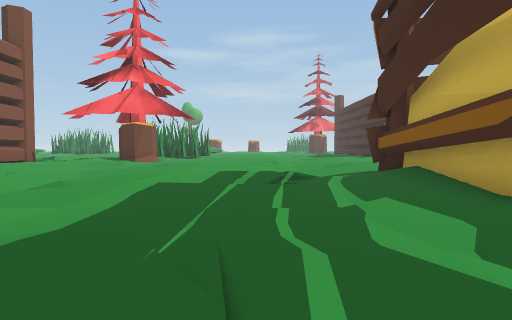
View 1 (above)

24 first-person views from a walk through a scene from a Unity 3-D project. The camera is 0.64 m above the floor, tilts 2° down and sees 75° across. The floor is counted in squares, 1 m on a side. Each view is taken from the middle of a square. On the plan, view 1 faces up. The plan holds only what a view shows up to about 10 squares ahead; the rest is blank. The place goes on beyond the plan. Some surface patterns are stand-ins.

View 2
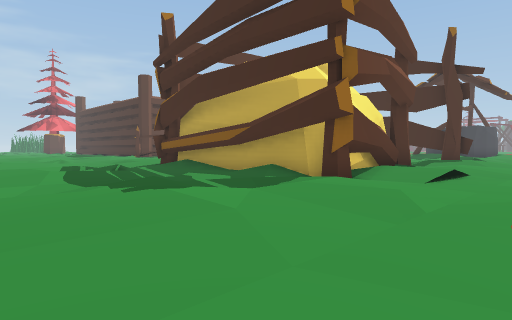

View 3
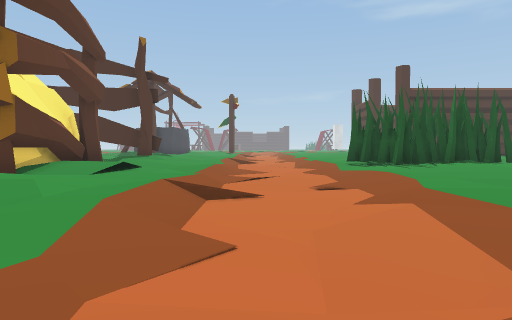

View 4
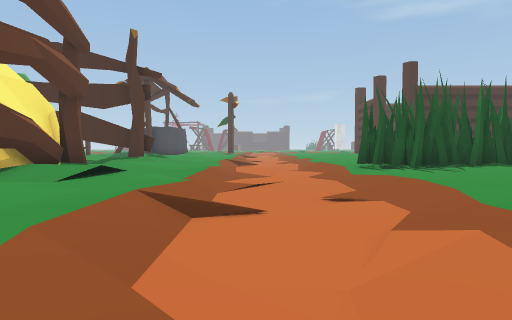

View 5
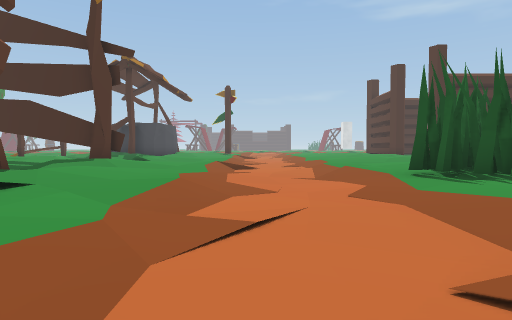

View 6
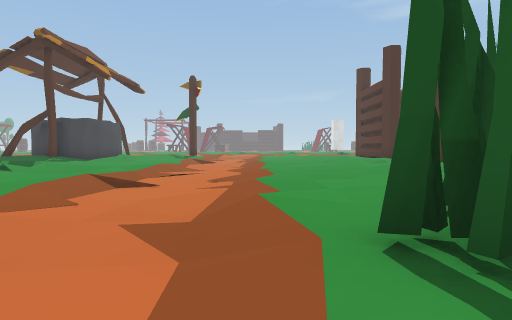

View 7
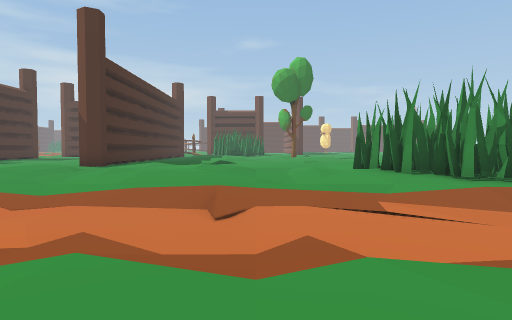

View 8
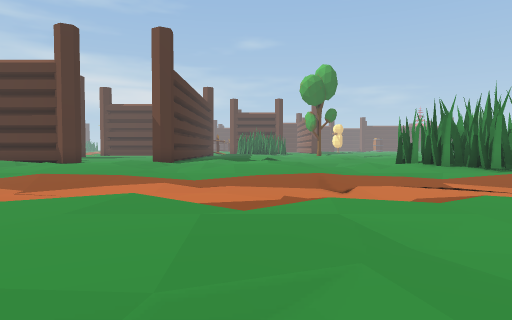

View 9
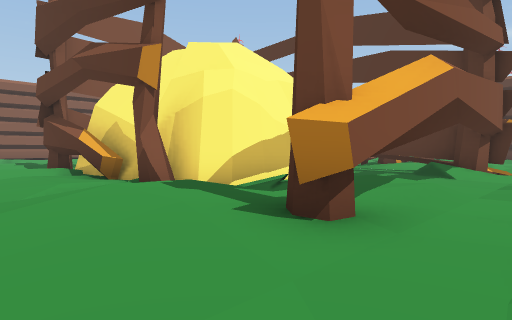

View 10
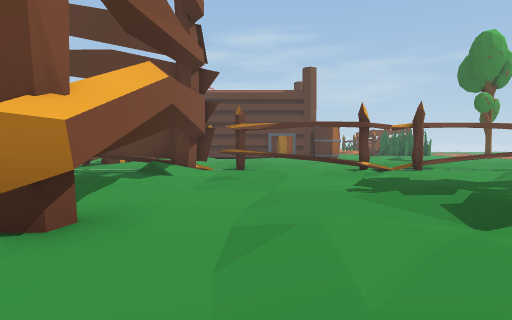

View 11
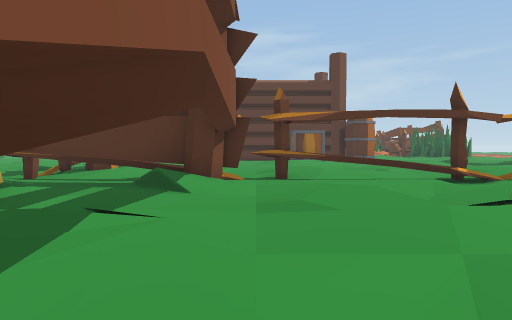

View 12
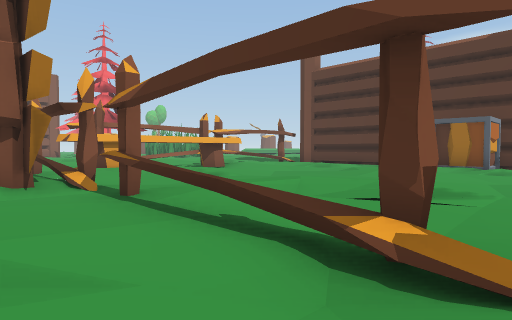

View 13
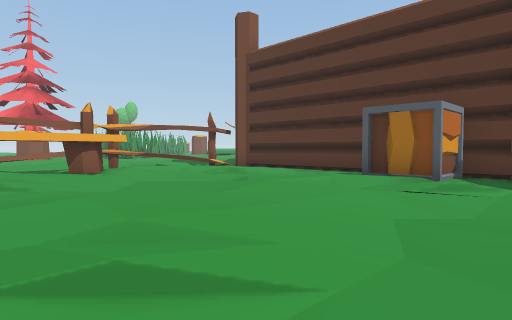

View 14
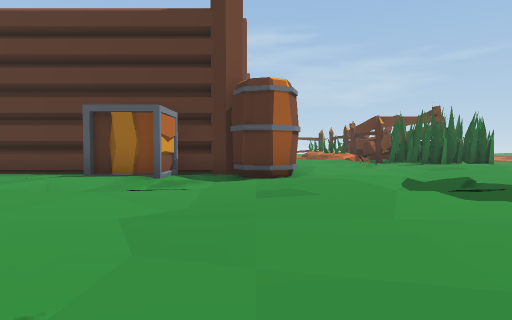

View 15
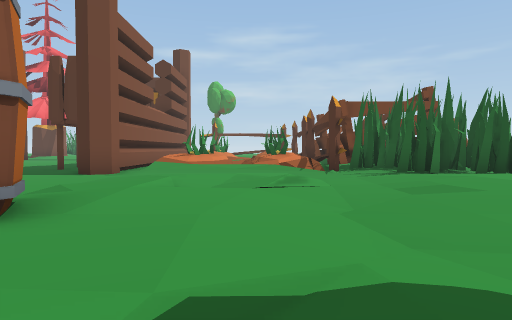

View 16
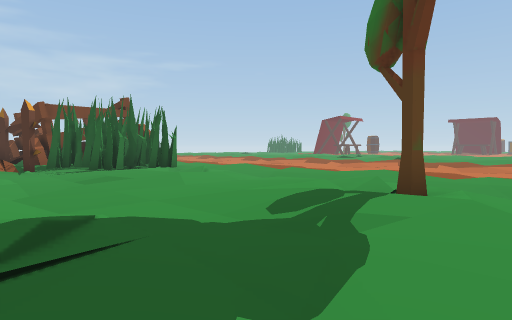

View 17
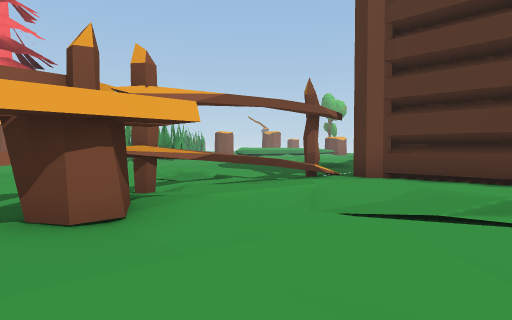

View 18
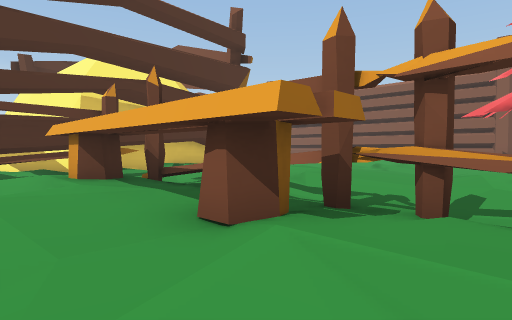

View 19
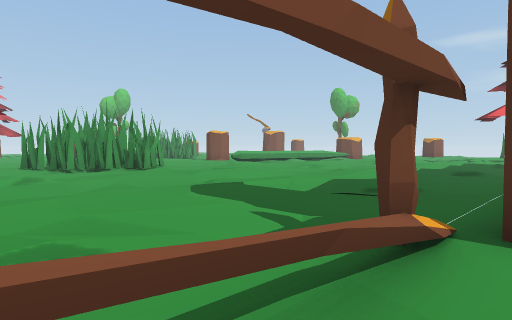

View 20
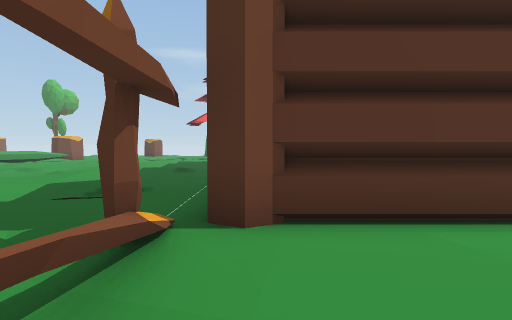

View 21
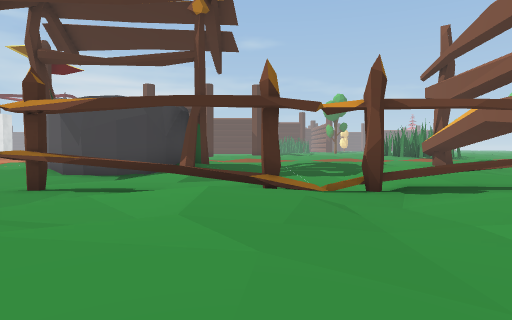

View 22
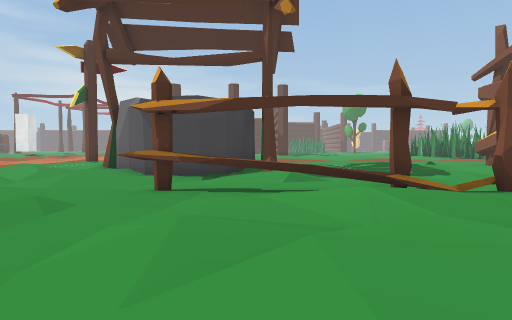

View 23
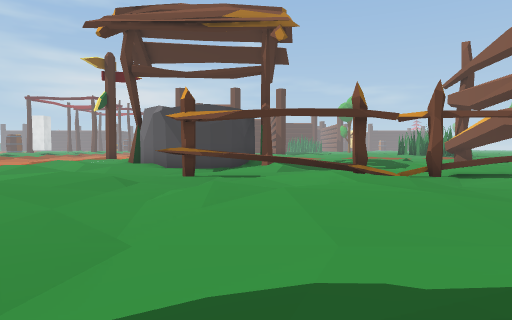

View 24
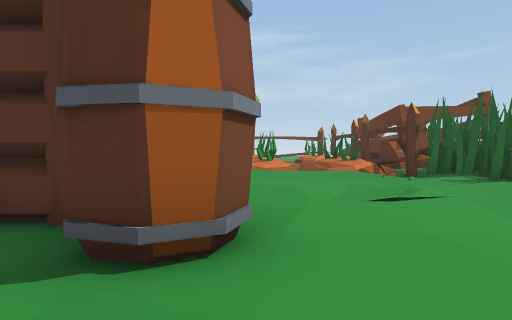

### Floor plan
Key: @ floor where view 1 was taken; # wall or solid block; x gap in a wall; . main floor; : floor 0.05 m higher than the main floor; - floor 0.05 m lower than the main floor; + floor 0.1 m higher than the main floor; _ floor 0.1 m lower than the main floor; * floor 0.15 m higher than the main floor; < floor 0.15 m lower than the main floor; % floor 0.2 m higher than the main floor; ( floor 0.2 m lower than the main floor; / step, stairs or slope; = window, fence, low wall or low ledge; T thing the floor can be seen under or through; B bench; A box; R barrel; E tree; O other object.
Columns run from 6 left of view 1 to 25 right of it. Each row starts with its distance up from view 1.
 25            -.        OOO#  O#OOO
 24         .++:_.        O.O   #OOO
 23         ......        O..../#OOO
 22        +.:::-.         .:::-.:OO
 21        +.++...O        .++...++.
 20      .++.+_-..O         +_-..+_-
 19      :::.++:_.OOOOOOOOO.++:_.++:
 18    ..........#O.....AAORR.......
 17    .-.._.:::-#:::-.:AA-R:::-.:::
 16     :.-:.++..=++...++...++...++.
 15           _-.x+_-..+_-..+_-..+_E
 14        +. +:_#B+:_.++:_.++:_.+
 13       .......#B...............
 12       :-.:::-#B::-.:::-.:::-.:
 11       ...++..#B+...++...++...+
 10        ..+ -.=B_-..+_-..+_-..+_
  9 +:_.++:_.+  _#B+:_.++:_.++:_.++
  8 .......... ..##=TTTTT=#.TTTTT...
  7  ._.:::-.##########:::-.:...-..:
  6   :.++...#    #../.++...-/:--:.:
  5   +.+_-..#    #....+_-..-:####*+
  4    .++:_.#    #.+#.++:_.:*#####:
  3    ......#    #..+......  #   #+
  2     -.._.#   ##..#._:#+
  1    .:.-:.#####-*+#..-_+
  0    .:+@+..*.:::%+:...+
 -1    .:+++.:/:++.++:.-:::
 -2    .....................
 -3    --__/-._/.--__/-._/.-
 -4    (<<<((<<<((<<<((<<<((<
 -5     (<<<((<<<((<<<((<<<((<
 -6      /_.-/__--./_.-/__--./
 -7       .......O.............
 -8         .:::OOO::-.:::-.:::
 -9          ++.OOOO...++...++.
-10             OOOO-..+_- .+_
-11             OOO+: .++: .++

Where each view was taken, in squares from view 1:
view 1: 0 up, 0 right, facing up
view 2: 3 down, 3 left, facing up-right
view 3: 4 down, 3 left, facing right
view 4: 4 down, 2 left, facing right
view 5: 4 down, 1 right, facing right
view 6: 6 down, 5 right, facing right
view 7: 1 down, 12 right, facing down
view 8: 1 up, 14 right, facing down
view 9: 2 down, 13 right, facing up-left
view 10: 2 down, 13 right, facing up
view 11: 1 up, 12 right, facing up
view 12: 6 up, 17 right, facing up-left
view 13: 10 up, 17 right, facing up-left
view 14: 10 up, 17 right, facing up
view 15: 15 up, 20 right, facing up
view 16: 13 up, 20 right, facing up-right
view 17: 12 up, 11 right, facing up-left
view 18: 15 up, 10 right, facing down-left
view 19: 15 up, 8 right, facing up-left
view 20: 15 up, 8 right, facing up
view 21: 13 up, 18 right, facing down
view 22: 13 up, 20 right, facing down
view 23: 15 up, 20 right, facing down
view 24: 15 up, 18 right, facing up
